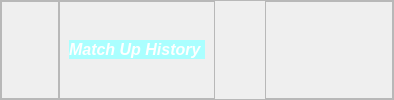
        <widget class="QFrame" name="frame_2">
         <property name="sizePolicy">
          <sizepolicy hsizetype="Expanding" vsizetype="Preferred">
           <horstretch>0</horstretch>
           <verstretch>2</verstretch>
          </sizepolicy>
         </property>
         <property name="maximumSize">
          <size>
           <width>16777215</width>
           <height>100</height>
          </size>
         </property>
         <property name="styleSheet">
          <string notr="true">#frame_2{
	
	background-color: rgb(170, 255, 255);
	
	border-bottom: 3px solid rgb(0, 170, 255);
}</string>
         </property>
         <property name="frameShape">
          <enum>QFrame::StyledPanel</enum>
         </property>
         <property name="frameShadow">
          <enum>QFrame::Raised</enum>
         </property>
         <layout class="QHBoxLayout" name="horizontalLayout">
          <property name="spacing">
           <number>0</number>
          </property>
          <property name="leftMargin">
           <number>0</number>
          </property>
          <property name="topMargin">
           <number>0</number>
          </property>
          <property name="rightMargin">
           <number>0</number>
          </property>
          <property name="bottomMargin">
           <number>0</number>
          </property>
          <item>
           <widget class="QFrame" name="frame_5">
            <property name="maximumSize">
             <size>
              <width>200</width>
              <height>16777215</height>
             </size>
            </property>
            <property name="styleSheet">
             <string notr="true"/>
            </property>
            <property name="frameShape">
             <enum>QFrame::StyledPanel</enum>
            </property>
            <property name="frameShadow">
             <enum>QFrame::Raised</enum>
            </property>
           </widget>
          </item>
          <item>
           <widget class="QFrame" name="frame_6">
            <property name="minimumSize">
             <size>
              <width>0</width>
              <height>0</height>
             </size>
            </property>
            <property name="maximumSize">
             <size>
              <width>200</width>
              <height>16777215</height>
             </size>
            </property>
            <property name="frameShape">
             <enum>QFrame::StyledPanel</enum>
            </property>
            <property name="frameShadow">
             <enum>QFrame::Raised</enum>
            </property>
            <layout class="QFormLayout" name="formLayout_2">
             <item row="0" column="1">
              <widget class="QPushButton" name="pushButton">
               <property name="styleSheet">
                <string notr="true">#pushButton{
	border:none;
	
	
}</string>
               </property>
               <property name="text">
                <string/>
               </property>
               <property name="icon">
                <iconset>
                 <normaloff>picture/24.png</normaloff>picture/24.png</iconset>
               </property>
               <property name="iconSize">
                <size>
                 <width>70</width>
                 <height>70</height>
                </size>
               </property>
              </widget>
             </item>
            </layout>
           </widget>
          </item>
          <item>
           <widget class="QFrame" name="frame_7">
            <property name="maximumSize">
             <size>
              <width>400</width>
              <height>16777215</height>
             </size>
            </property>
            <property name="frameShape">
             <enum>QFrame::StyledPanel</enum>
            </property>
            <property name="frameShadow">
             <enum>QFrame::Raised</enum>
            </property>
            <layout class="QVBoxLayout" name="verticalLayout_4">
             <item>
              <widget class="QPushButton" name="pushButton_2">
               <property name="palette">
                <palette>
                 <active>
                  <colorrole role="WindowText">
                   <brush brushstyle="SolidPattern">
                    <color alpha="255">
                     <red>255</red>
                     <green>255</green>
                     <blue>255</blue>
                    </color>
                   </brush>
                  </colorrole>
                  <colorrole role="Button">
                   <brush brushstyle="SolidPattern">
                    <color alpha="255">
                     <red>170</red>
                     <green>255</green>
                     <blue>255</blue>
                    </color>
                   </brush>
                  </colorrole>
                  <colorrole role="Text">
                   <brush brushstyle="SolidPattern">
                    <color alpha="255">
                     <red>255</red>
                     <green>255</green>
                     <blue>255</blue>
                    </color>
                   </brush>
                  </colorrole>
                  <colorrole role="ButtonText">
                   <brush brushstyle="SolidPattern">
                    <color alpha="255">
                     <red>255</red>
                     <green>255</green>
                     <blue>255</blue>
                    </color>
                   </brush>
                  </colorrole>
                  <colorrole role="Base">
                   <brush brushstyle="SolidPattern">
                    <color alpha="255">
                     <red>170</red>
                     <green>255</green>
                     <blue>255</blue>
                    </color>
                   </brush>
                  </colorrole>
                  <colorrole role="Window">
                   <brush brushstyle="SolidPattern">
                    <color alpha="255">
                     <red>170</red>
                     <green>255</green>
                     <blue>255</blue>
                    </color>
                   </brush>
                  </colorrole>
                 </active>
                 <inactive>
                  <colorrole role="WindowText">
                   <brush brushstyle="SolidPattern">
                    <color alpha="255">
                     <red>255</red>
                     <green>255</green>
                     <blue>255</blue>
                    </color>
                   </brush>
                  </colorrole>
                  <colorrole role="Button">
                   <brush brushstyle="SolidPattern">
                    <color alpha="255">
                     <red>170</red>
                     <green>255</green>
                     <blue>255</blue>
                    </color>
                   </brush>
                  </colorrole>
                  <colorrole role="Text">
                   <brush brushstyle="SolidPattern">
                    <color alpha="255">
                     <red>255</red>
                     <green>255</green>
                     <blue>255</blue>
                    </color>
                   </brush>
                  </colorrole>
                  <colorrole role="ButtonText">
                   <brush brushstyle="SolidPattern">
                    <color alpha="255">
                     <red>255</red>
                     <green>255</green>
                     <blue>255</blue>
                    </color>
                   </brush>
                  </colorrole>
                  <colorrole role="Base">
                   <brush brushstyle="SolidPattern">
                    <color alpha="255">
                     <red>170</red>
                     <green>255</green>
                     <blue>255</blue>
                    </color>
                   </brush>
                  </colorrole>
                  <colorrole role="Window">
                   <brush brushstyle="SolidPattern">
                    <color alpha="255">
                     <red>170</red>
                     <green>255</green>
                     <blue>255</blue>
                    </color>
                   </brush>
                  </colorrole>
                 </inactive>
                 <disabled>
                  <colorrole role="WindowText">
                   <brush brushstyle="SolidPattern">
                    <color alpha="255">
                     <red>255</red>
                     <green>255</green>
                     <blue>255</blue>
                    </color>
                   </brush>
                  </colorrole>
                  <colorrole role="Button">
                   <brush brushstyle="SolidPattern">
                    <color alpha="255">
                     <red>170</red>
                     <green>255</green>
                     <blue>255</blue>
                    </color>
                   </brush>
                  </colorrole>
                  <colorrole role="Text">
                   <brush brushstyle="SolidPattern">
                    <color alpha="255">
                     <red>255</red>
                     <green>255</green>
                     <blue>255</blue>
                    </color>
                   </brush>
                  </colorrole>
                  <colorrole role="ButtonText">
                   <brush brushstyle="SolidPattern">
                    <color alpha="255">
                     <red>255</red>
                     <green>255</green>
                     <blue>255</blue>
                    </color>
                   </brush>
                  </colorrole>
                  <colorrole role="Base">
                   <brush brushstyle="SolidPattern">
                    <color alpha="255">
                     <red>170</red>
                     <green>255</green>
                     <blue>255</blue>
                    </color>
                   </brush>
                  </colorrole>
                  <colorrole role="Window">
                   <brush brushstyle="SolidPattern">
                    <color alpha="255">
                     <red>170</red>
                     <green>255</green>
                     <blue>255</blue>
                    </color>
                   </brush>
                  </colorrole>
                 </disabled>
                </palette>
               </property>
               <property name="font">
                <font>
                 <family>Segoe UI</family>
                 <pointsize>12</pointsize>
                 <weight>75</weight>
                 <italic>true</italic>
                 <bold>true</bold>
                </font>
               </property>
               <property name="styleSheet">
                <string notr="true">#pushButton_2{
	color : rgb(255, 255, 255);
	
	background-color: rgb(170, 255, 255);
	border : none;
}</string>
               </property>
               <property name="text">
                <string>Match Up History </string>
               </property>
              </widget>
             </item>
            </layout>
           </widget>
          </item>
          <item>
           <widget class="QFrame" name="frame_8">
            <property name="maximumSize">
             <size>
              <width>200</width>
              <height>16777215</height>
             </size>
            </property>
            <property name="styleSheet">
             <string notr="true">#frame_8{
	border:none;
}</string>
            </property>
            <property name="frameShape">
             <enum>QFrame::StyledPanel</enum>
            </property>
            <property name="frameShadow">
             <enum>QFrame::Raised</enum>
            </property>
            <layout class="QFormLayout" name="formLayout">
             <item row="0" column="0">
              <widget class="QPushButton" name="pushButton_3">
               <property name="styleSheet">
                <string notr="true">#pushButton_3{
	border:none;
	
	
}</string>
               </property>
               <property name="text">
                <string/>
               </property>
               <property name="icon">
                <iconset>
                 <normaloff>picture/23.png</normaloff>picture/23.png</iconset>
               </property>
               <property name="iconSize">
                <size>
                 <width>80</width>
                 <height>80</height>
                </size>
               </property>
              </widget>
             </item>
            </layout>
           </widget>
          </item>
          <item>
           <widget class="QFrame" name="frame_9">
            <property name="maximumSize">
             <size>
              <width>200</width>
              <height>16777215</height>
             </size>
            </property>
            <property name="styleSheet">
             <string notr="true">QPushButton:pressed{
	padding-top:5px;
	padding-left:5px;
}</string>
            </property>
            <property name="frameShape">
             <enum>QFrame::StyledPanel</enum>
            </property>
            <property name="frameShadow">
             <enum>QFrame::Raised</enum>
            </property>
            <layout class="QHBoxLayout" name="horizontalLayout_2">
             <item>
              <widget class="QPushButton" name="pushButton_6">
               <property name="styleSheet">
                <string notr="true">#pushButton_6{
	border:none;
	
	
}</string>
               </property>
               <property name="text">
                <string/>
               </property>
               <property name="icon">
                <iconset>
                 <normaloff>picture/27.png</normaloff>picture/27.png</iconset>
               </property>
               <property name="iconSize">
                <size>
                 <width>60</width>
                 <height>60</height>
                </size>
               </property>
              </widget>
             </item>
             <item>
              <widget class="QPushButton" name="pushButton_5">
               <property name="styleSheet">
                <string notr="true">#pushButton_5{
	border:none;
	
	
}</string>
               </property>
               <property name="text">
                <string/>
               </property>
               <property name="icon">
                <iconset>
                 <normaloff>picture/26.png</normaloff>picture/26.png</iconset>
               </property>
               <property name="iconSize">
                <size>
                 <width>60</width>
                 <height>60</height>
                </size>
               </property>
              </widget>
             </item>
             <item>
              <widget class="QPushButton" name="pushButton_4">
               <property name="styleSheet">
                <string notr="true">#pushButton_4{
	border:none;
	
	
}</string>
               </property>
               <property name="text">
                <string/>
               </property>
               <property name="icon">
                <iconset>
                 <normaloff>picture/25.png</normaloff>picture/25.png</iconset>
               </property>
               <property name="iconSize">
                <size>
                 <width>60</width>
                 <height>60</height>
                </size>
               </property>
              </widget>
             </item>
            </layout>
           </widget>
          </item>
         </layout>
        </widget>
